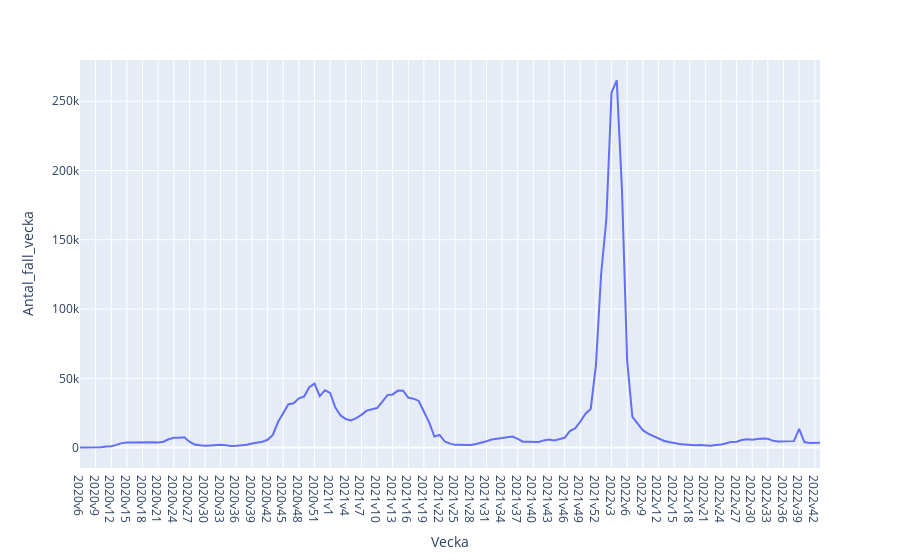

Notebook code for this chart:
### Markdown cell above
### Uppgift d)
Rita en linjediagram som visar nya fall per vecka från 2020v6 till nu.

### Code cell
# Lineplot for registered cases / week
fig1d = px.line(data_frame=veckodata, x='Vecka', y='Antal_fall_vecka')
fig1d.show()

### Figure 1 — Plotly figure (JSON) as saved in the notebook; plotly's stock layout.template omitted (floating-point values rounded to 4 significant figures; data arrays with more than 128 entries replaced by an {"elided": "..."} marker saying what was removed)
{"data": [{"hovertemplate": "Vecka=%{x}<br>Antal_fall_vecka=%{y}<extra></extra>", "legendgroup": "", "line": {"color": "#636efa", "dash": "solid"}, "marker": {"symbol": "circle"}, "mode": "lines", "name": "", "orientation": "v", "showlegend": false, "type": "scatter", "x": {"elided": "143 str values"}, "xaxis": "x", "y": {"elided": "143 int values"}, "yaxis": "y"}], "layout": {"legend": {"tracegroupgap": 0}, "margin": {"t": 60}, "xaxis": {"anchor": "y", "domain": [0, 1], "title": {"text": "Vecka"}}, "yaxis": {"anchor": "x", "domain": [0, 1], "title": {"text": "Antal_fall_vecka"}}}}
